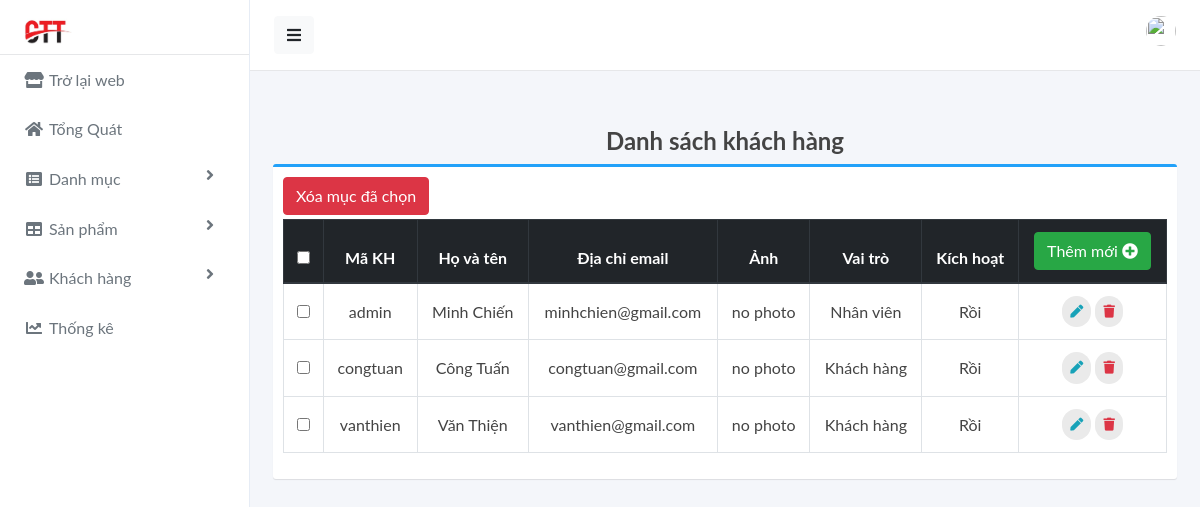
/admin/khach-hang/index.php?btn_list (signed in), run on the app's committed database.
### tables this page shows
CREATE TABLE `khach_hang` (
  `ma_kh` varchar(20) NOT NULL COMMENT 'mã đăng nhập',
  `mat_khau` varchar(50) NOT NULL COMMENT 'mật khẩu',
  `ho_ten` varchar(50) NOT NULL COMMENT 'họ tên',
  `kich_hoat` bit(1) NOT NULL DEFAULT b'0' COMMENT 'trạng thái kích hoạt',
  `hinh` varchar(255) DEFAULT NULL,
  `email` varchar(50) NOT NULL,
  `vai_tro` bit(1) NOT NULL DEFAULT b'0' COMMENT 'vai trò true là nv'
);

### admin/khach-hang/index.php (called while the page is built, shortened)
<?php
require_once "../../dao/pdo.php";
require_once "../../dao/khach-hang.php";
require "../../global.php";
extract($_REQUEST);
if (exist_param("btn_list")) {
    $items = khach_hang_select_all();
} else if (exist_param("btn_insert")) {
    $ma_kh = $_POST['ma_kh'];
    $ho_ten = $_POST['ho_ten'];
    $mat_khau = $_POST['mat_khau'];
    $email = $_POST['email'];
    $kich_hoat = $_POST['kich_hoat'];
    $vai_tro = $_POST['vai_tro'];
    $hinh = save_file('hinh', "$UPLOAD_URL/users");
    khach_hang_insert($ma_kh, $mat_khau, $ho_ten, $email, $hinh, $kich_hoat, $vai_tro);
    $items = khach_hang_select_all();
    $VIEW_NAME = "list.php";
} else if (exist_param("btn_edit")) {
    $ma_kh = $_REQUEST['ma_kh'];
    $khach_hang_info = khach_hang_select_by_id($ma_kh);
    extract($khach_hang_info);
    $items = khach_hang_select_all();
    $VIEW_NAME = "edit.php";
} else if (exist_param("btn_delete")) {
    $ma_kh = $_REQUEST['ma_kh'];
    khach_hang_delete($ma_kh);
    $items = khach_hang_select_all();
    $VIEW_NAME = "list.php";
} else if (exist_param("btn_delete_all")) {
    try {
        $arr_ma_kh = $_POST['ma_kh'];
        khach_hang_delete($arr_ma_kh);
        $MESSAGE = "Xóa thành công!";
    } catch (Exception $exc) {
        $MESSAGE = "Xóa thất bại!";
    }
    $items = khach_hang_select_all();
    $VIEW_NAME = "list.php";
} else if (exist_param("btn_update")) {
    $ma_kh = $_POST['ma_kh'];
    $ho_ten = $_POST['ho_ten'];
    $mat_khau = $_POST['mat_khau'];
    $email = $_POST['email'];
    $kich_hoat = $_POST['kich_hoat'];
    $vai_tro = $_POST['vai_tro'];
    $up_hinh = save_file("up_hinh", "$UPLOAD_URL/users/");
    $hinh = strlen($up_hinh) > 0 ? $up_hinh : $hinh;
    khach_hang_update($ma_kh, $mat_khau, $ho_ten, $email, $hinh, $kich_hoat, $vai_tro);
    $items = khach_hang_select_all();
    $VIEW_NAME = "list.php";
} else {
    $VIEW_NAME = "add.php";
}
require "../layout.php";
?>

### dao/pdo.php (called while the page is built, shortened)
<?php
function pdo_get_connection()
{
    $dburl = "mysql:host=localhost;dbname=duanmot;charset=utf8";
    $username = 'root';
    $password = '';
    $conn = new PDO($dburl, $username, $password);
    $conn->setAttribute(PDO::ATTR_ERRMODE, PDO::ERRMODE_EXCEPTION);
    return $conn;
}
function pdo_query($sql)
{
    $sql_args = array_slice(func_get_args(), 1);
    try {
        $conn = pdo_get_connection();
        $stmt = $conn->prepare($sql);
        $stmt->execute($sql_args);
        $rows = $stmt->fetchAll();
        return $rows;
    } catch (PDOException $e) {
        throw $e;
    } finally {
        unset($conn);
    }
}

### dao/khach-hang.php (called while the page is built, shortened)
<?php
require_once 'pdo.php';
function khach_hang_select_all()
{
    $sql = "SELECT * FROM khach_hang";
    return pdo_query($sql);
}

### global.php (called while the page is built, shortened)
<?php
$UPLOAD_URL = "../../uploaded";

### admin/khach-hang/list.php (the view)
<div class="container">
    <div class="page-title">
        <h4 class="mt-5 font-weight-bold text-center">Danh sách khách hàng</h4>
    </div>
    <div class="box box-primary">
        <div class="box-body">
            <form action="?btn_delete_all" method="post" class="table-responsive">
                <button type="submit" class="btn btn-danger mb-1" id="deleteAll" onclick="return checkDelete()">
                    Xóa mục đã chọn</button>
                <table width="100%" class="table table-hover table-bordered text-center">
                    <thead class="thead-dark">
                        <tr>
                            <th><input type="checkbox" id="select-all"></th>
                            <th>Mã KH</th>
                            <th>Họ và tên</th>
                            <th>Địa chỉ email</th>
                            <th>Ảnh</th>
                            <th>Vai trò</th>
                            <th>Kích hoạt</th>
                            <th><a href="index.php" class="btn btn-success text-white">Thêm mới
                                    <i class="fas fa-plus-circle"></i></a></th>
                        </tr>
                    </thead>
                    <tbody>
                        <?php
                        foreach ($items as $item) {
                            extract($item);
                            $suakh = "index.php?btn_edit&ma_kh=" . $ma_kh;
                            $xoakh = "index.php?btn_delete&ma_kh=" . $ma_kh;
                            $img_path = $UPLOAD_URL . '/users/' . $hinh;
                            if (is_file($img_path)) {
                                $img = "<img src='$img_path' height='50' width='50' class='rounded-circle object-fit-cover'>";
                            } else {
                                $img = "no photo";
                            }
                        ?>
                        <tr>
                            <td><input type="checkbox" name="ma_kh[]" value="<?= $ma_kh ?>"></td>
                            <td><?= $ma_kh ?></td>
                            <td><?= $ho_ten ?></td>
                            <td><?= $email ?></td>
                            <td><?= $img ?></td>
                            <td><?= ($vai_tro == 1) ? "Nhân viên" : "Khách hàng"; ?></td>
                            <td><?= ($kich_hoat == 1) ? "Rồi" : "Chưa"; ?></td>
                            <td class="text-end">
                                <a href="<?= $suakh ?>" class="btn btn-outline-info btn-rounded"><i
                                        class="fas fa-pen"></i></a>
                                <a href="<?= $xoakh ?>" class="btn btn-outline-danger btn-rounded"
                                    onclick="return checkDelete()"><i class="fas fa-trash"></i></a>
                            </td>
                        </tr>
                        <?php
                        }
                        ?>
                    </tbody>
                </table>
            </form>
        </div>
    </div>
</div>

### content/css/dashboard.css (style rules this page uses)
body, h1, .h1, h2, .h2, h3, .h3, h4, .h4, h5, .h5, h6, .h6, p, a, td { -moz-osx-font-smoothing: grayscale; -webkit-font-smoothing: antialiased; }
body { width: 100%; height: 100%; background: #f4f6fa; font-family: 'Lato', 'Helvetica Neue', Arial, Helvetica, sans-serif; font-size: 1rem; color: #444; }
.page-title { margin: 0; font-size: 1.5rem; line-height: 1.5555556; }
.box { position: relative; border-radius: 3px; background: #ffffff; border-top: 3px solid #d2d6de; margin-bottom: 20px; width: 100%; box-shadow: 0 1px 1px rgba(0, 0, 0, 0.1); }
.box-body { border-top-left-radius: 0; border-top-right-radius: 0; border-bottom-right-radius: 3px; border-bottom-left-radius: 3px; padding: 10px; }
.box-primary { border-top-color: #22a1f9; }
.btn-rounded { border-radius: 10em; padding: 6px 8px; font-size: small; text-transform: none; text-shadow: none !important; background: #eaeaea; border-color: transparent; border: none; }
a, a:hover, a:focus { color: inherit; text-decoration: none; transition: all 0.3s; }
.table td, .table th { vertical-align: middle; }

### data on the page
khach_hang: ma_kh "admin", ho_ten "Minh Chiến", email "minhchien@gmail.com", hinh "no photo", vai_tro "Nhân viên", kich_hoat "Rồi"
khach_hang: ma_kh "congtuan", ho_ten "Công Tuấn", email "congtuan@gmail.com", hinh "no photo", vai_tro "Khách hàng", kich_hoat "Rồi"
khach_hang: ma_kh "vanthien", ho_ten "Văn Thiện", email "vanthien@gmail.com", hinh "no photo", vai_tro "Khách hàng", kich_hoat "Rồi"
